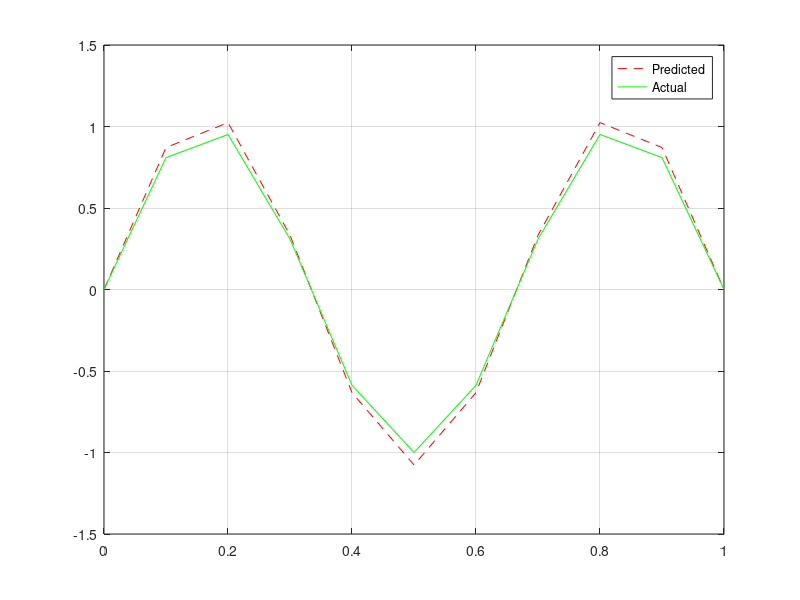
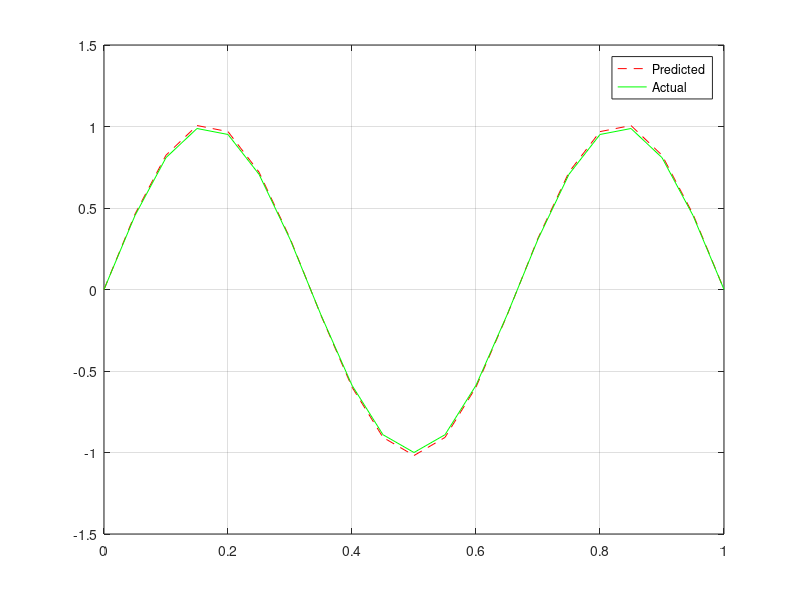
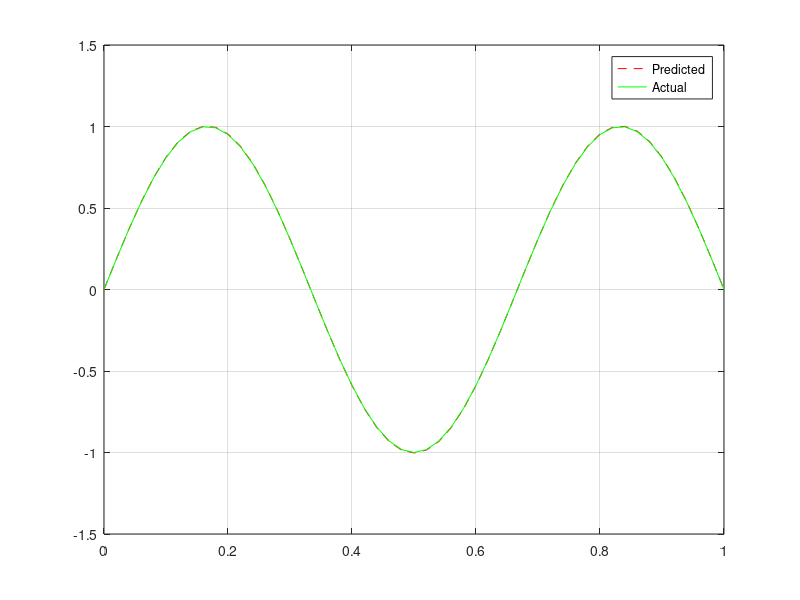
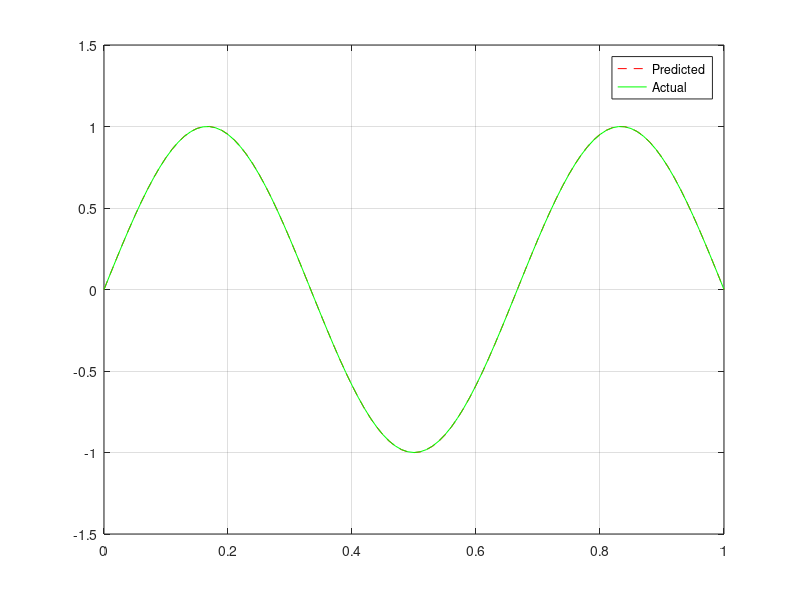

Recreate these plots in MATLAB, in order.
clear
clc

deltaXMatrix = [1/10,1/20,1/50,1/100,1/200,1/500];
epsilonIter = zeros(6,1);
for x = 1:length(deltaXMatrix)
%assume lambda=1,m=3;
lambda = 1;
m = 3;
%differen intervals
deltaX = deltaXMatrix(x);

clear var b eps u r alpha
%calculate Numnber of mesh points
N = 1./deltaX + 1;
mdx = [0:deltaX:1];

%calculate B matrix
b = transpose(deltaX^2.*(-1-m^2*pi^2)*sin(3*pi*mdx(2:N-1)));

%calculate A matrix
A = zeros(N-2,N-2);
for i = 1:N-2
    A(i,i) = (-2-lambda*deltaX^2);
end
for i = 2:N-2
    A(i,i-1) = 1;
    A(i-1,i) = 1;
end

u = zeros(N-2,1);
eps = 1;
n=0;
while eps >= 10^(-7)
    n = n + 1;
    r(:,n) = b - A*u(:,n);
    alpha = (transpose(r(:,n))*r(:,n))/(transpose(r(:,n))*A*r(:,n));
    eps = sqrt((1/N)*sum(r(:,n).^2));
    u(:,n+1) = u(:,n) + alpha * r(:,n);
end

ubar = transpose(sin(3*pi*mdx));
ufinal = [0;u(:,length(u(1,:)));0];
epsilon = max(abs(ufinal-ubar));
epsilonIter(x) = epsilon;
fprintf('The maximum epsilon of iteration is %3.5f\n',epsilon);

figure()
plot(mdx,ufinal,'--r');
%predicted values;
hold on 
plot(mdx,sin(3.*pi.*mdx),'-g');
grid on
legend('Predicted','Actual');
hold off
end

figure(10);
plot(log10(deltaXMatrix),log10(epsilonIter));
